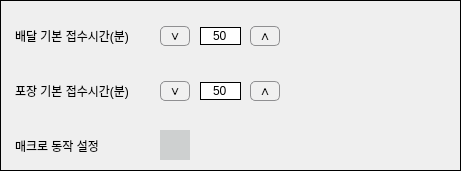
     <widget class="QFrame" name="Setting_frame">
      <property name="geometry">
       <rect>
        <x>43</x>
        <y>350</y>
        <width>461</width>
        <height>171</height>
       </rect>
      </property>
      <property name="font">
       <font>
        <family>Arial</family>
       </font>
      </property>
      <property name="styleSheet">
       <string notr="true">border: 1px solid black;</string>
      </property>
      <property name="frameShape">
       <enum>QFrame::Shape::Box</enum>
      </property>
      <property name="frameShadow">
       <enum>QFrame::Shadow::Plain</enum>
      </property>
      <widget class="QFrame" name="frame_timeset1">
       <property name="geometry">
        <rect>
         <x>5</x>
         <y>10</y>
         <width>453</width>
         <height>50</height>
        </rect>
       </property>
       <property name="sizePolicy">
        <sizepolicy hsizetype="Minimum" vsizetype="Minimum">
         <horstretch>0</horstretch>
         <verstretch>0</verstretch>
        </sizepolicy>
       </property>
       <property name="font">
        <font>
         <family>Arial</family>
        </font>
       </property>
       <property name="styleSheet">
        <string notr="true">border:none;</string>
       </property>
       <property name="frameShape">
        <enum>QFrame::Shape::NoFrame</enum>
       </property>
       <property name="frameShadow">
        <enum>QFrame::Shadow::Plain</enum>
       </property>
       <widget class="QLabel" name="label_timeset1">
        <property name="geometry">
         <rect>
          <x>10</x>
          <y>10</y>
          <width>131</width>
          <height>31</height>
         </rect>
        </property>
        <property name="font">
         <font>
          <family>Arial</family>
          <pointsize>9</pointsize>
         </font>
        </property>
        <property name="text">
         <string>배달 기본 접수시간(분)</string>
        </property>
       </widget>
       <widget class="QFrame" name="verticalFrame_entry1">
        <property name="geometry">
         <rect>
          <x>190</x>
          <y>0</y>
          <width>51</width>
          <height>51</height>
         </rect>
        </property>
        <property name="font">
         <font>
          <family>Arial</family>
         </font>
        </property>
        <layout class="QVBoxLayout" name="verticalLayout_7" stretch="0,1,0">
         <property name="spacing">
          <number>0</number>
         </property>
         <property name="sizeConstraint">
          <enum>QLayout::SizeConstraint::SetDefaultConstraint</enum>
         </property>
         <property name="leftMargin">
          <number>5</number>
         </property>
         <property name="topMargin">
          <number>5</number>
         </property>
         <property name="rightMargin">
          <number>5</number>
         </property>
         <property name="bottomMargin">
          <number>5</number>
         </property>
         <item>
          <spacer name="verticalSpacer4">
           <property name="font">
            <font>
             <family>Arial</family>
            </font>
           </property>
           <property name="orientation">
            <enum>Qt::Orientation::Vertical</enum>
           </property>
           <property name="sizeType">
            <enum>QSizePolicy::Policy::Expanding</enum>
           </property>
           <property name="sizeHint" stdset="0">
            <size>
             <width>20</width>
             <height>10</height>
            </size>
           </property>
          </spacer>
         </item>
         <item>
          <widget class="QLineEdit" name="entry1">
           <property name="font">
            <font>
             <family>Arial</family>
             <pointsize>9</pointsize>
            </font>
           </property>
           <property name="styleSheet">
            <string notr="true">border: 1px solid black;</string>
           </property>
           <property name="text">
            <string>50</string>
           </property>
           <property name="alignment">
            <set>Qt::AlignmentFlag::AlignCenter</set>
           </property>
           <property name="readOnly">
            <bool>true</bool>
           </property>
          </widget>
         </item>
         <item>
          <spacer name="verticalSpacer3">
           <property name="font">
            <font>
             <family>Arial</family>
            </font>
           </property>
           <property name="orientation">
            <enum>Qt::Orientation::Vertical</enum>
           </property>
           <property name="sizeType">
            <enum>QSizePolicy::Policy::Expanding</enum>
           </property>
           <property name="sizeHint" stdset="0">
            <size>
             <width>20</width>
             <height>10</height>
            </size>
           </property>
          </spacer>
         </item>
        </layout>
       </widget>
       <widget class="QFrame" name="verticalFrame_plus1">
        <property name="geometry">
         <rect>
          <x>240</x>
          <y>0</y>
          <width>41</width>
          <height>51</height>
         </rect>
        </property>
        <property name="sizePolicy">
         <sizepolicy hsizetype="Preferred" vsizetype="Preferred">
          <horstretch>0</horstretch>
          <verstretch>0</verstretch>
         </sizepolicy>
        </property>
        <property name="font">
         <font>
          <family>Arial</family>
         </font>
        </property>
        <layout class="QVBoxLayout" name="verticalLayout_9" stretch="0,1,0">
         <property name="spacing">
          <number>0</number>
         </property>
         <property name="sizeConstraint">
          <enum>QLayout::SizeConstraint::SetDefaultConstraint</enum>
         </property>
         <property name="leftMargin">
          <number>5</number>
         </property>
         <property name="topMargin">
          <number>5</number>
         </property>
         <property name="rightMargin">
          <number>5</number>
         </property>
         <property name="bottomMargin">
          <number>5</number>
         </property>
         <item>
          <spacer name="verticalSpacer5">
           <property name="font">
            <font>
             <family>Arial</family>
            </font>
           </property>
           <property name="orientation">
            <enum>Qt::Orientation::Vertical</enum>
           </property>
           <property name="sizeType">
            <enum>QSizePolicy::Policy::Expanding</enum>
           </property>
           <property name="sizeHint" stdset="0">
            <size>
             <width>20</width>
             <height>10</height>
            </size>
           </property>
          </spacer>
         </item>
         <item>
          <widget class="QPushButton" name="button_plus1">
           <property name="sizePolicy">
            <sizepolicy hsizetype="Minimum" vsizetype="Minimum">
             <horstretch>0</horstretch>
             <verstretch>0</verstretch>
            </sizepolicy>
           </property>
           <property name="maximumSize">
            <size>
             <width>30</width>
             <height>20</height>
            </size>
           </property>
           <property name="font">
            <font>
             <family>Arial</family>
             <pointsize>10</pointsize>
             <bold>false</bold>
             <hintingpreference>PreferVerticalHinting</hintingpreference>
            </font>
           </property>
           <property name="autoFillBackground">
            <bool>false</bool>
           </property>
           <property name="styleSheet">
            <string notr="true">QPushButton {
    border-radius: 5px;
    border: 1px solid #8f8f91;
    background-color: #f0f0f0;
    padding: 2px 4px;
}</string>
           </property>
           <property name="text">
            <string>∧</string>
           </property>
           <property name="icon">
            <iconset theme="QIcon::ThemeIcon::InsertText"/>
           </property>
           <property name="autoExclusive">
            <bool>false</bool>
           </property>
           <property name="default">
            <bool>false</bool>
           </property>
           <property name="flat">
            <bool>false</bool>
           </property>
          </widget>
         </item>
         <item>
          <spacer name="verticalSpacer6">
           <property name="font">
            <font>
             <family>Arial</family>
            </font>
           </property>
           <property name="orientation">
            <enum>Qt::Orientation::Vertical</enum>
           </property>
           <property name="sizeType">
            <enum>QSizePolicy::Policy::Expanding</enum>
           </property>
           <property name="sizeHint" stdset="0">
            <size>
             <width>20</width>
             <height>10</height>
            </size>
           </property>
          </spacer>
         </item>
        </layout>
       </widget>
       <widget class="QFrame" name="verticalFrame_minus1">
        <property name="geometry">
         <rect>
          <x>150</x>
          <y>0</y>
          <width>41</width>
          <height>51</height>
         </rect>
        </property>
        <property name="sizePolicy">
         <sizepolicy hsizetype="Preferred" vsizetype="Preferred">
          <horstretch>0</horstretch>
          <verstretch>0</verstretch>
         </sizepolicy>
        </property>
        <property name="font">
         <font>
          <family>Arial</family>
         </font>
        </property>
        <layout class="QVBoxLayout" name="verticalLayout_10" stretch="0,1,0">
         <property name="spacing">
          <number>0</number>
         </property>
         <property name="sizeConstraint">
          <enum>QLayout::SizeConstraint::SetDefaultConstraint</enum>
         </property>
         <property name="leftMargin">
          <number>5</number>
         </property>
         <property name="topMargin">
          <number>5</number>
         </property>
         <property name="rightMargin">
          <number>5</number>
         </property>
         <property name="bottomMargin">
          <number>5</number>
         </property>
         <item>
          <spacer name="verticalSpacer1">
           <property name="font">
            <font>
             <family>Arial</family>
            </font>
           </property>
           <property name="orientation">
            <enum>Qt::Orientation::Vertical</enum>
           </property>
           <property name="sizeType">
            <enum>QSizePolicy::Policy::Expanding</enum>
           </property>
           <property name="sizeHint" stdset="0">
            <size>
             <width>20</width>
             <height>10</height>
            </size>
           </property>
          </spacer>
         </item>
         <item>
          <widget class="QPushButton" name="button_minus1">
           <property name="sizePolicy">
            <sizepolicy hsizetype="Minimum" vsizetype="Minimum">
             <horstretch>0</horstretch>
             <verstretch>0</verstretch>
            </sizepolicy>
           </property>
           <property name="maximumSize">
            <size>
             <width>30</width>
             <height>20</height>
            </size>
           </property>
           <property name="font">
            <font>
             <family>Arial</family>
             <pointsize>10</pointsize>
             <bold>false</bold>
             <hintingpreference>PreferVerticalHinting</hintingpreference>
            </font>
           </property>
           <property name="autoFillBackground">
            <bool>false</bool>
           </property>
           <property name="styleSheet">
            <string notr="true">QPushButton {
    border-radius: 5px;
    border: 1px solid #8f8f91;
    background-color: #f0f0f0;
    padding: 2px 4px;
}</string>
           </property>
           <property name="text">
            <string>∨</string>
           </property>
           <property name="icon">
            <iconset theme="QIcon::ThemeIcon::InsertText"/>
           </property>
           <property name="autoExclusive">
            <bool>false</bool>
           </property>
           <property name="default">
            <bool>false</bool>
           </property>
           <property name="flat">
            <bool>false</bool>
           </property>
          </widget>
         </item>
         <item>
          <spacer name="verticalSpacer2">
           <property name="font">
            <font>
             <family>Arial</family>
            </font>
           </property>
           <property name="orientation">
            <enum>Qt::Orientation::Vertical</enum>
           </property>
           <property name="sizeType">
            <enum>QSizePolicy::Policy::Expanding</enum>
           </property>
           <property name="sizeHint" stdset="0">
            <size>
             <width>20</width>
             <height>10</height>
            </size>
           </property>
          </spacer>
         </item>
        </layout>
       </widget>
      </widget>
      <widget class="QFrame" name="frame_timeset2">
       <property name="geometry">
        <rect>
         <x>5</x>
         <y>65</y>
         <width>453</width>
         <height>50</height>
        </rect>
       </property>
       <property name="font">
        <font>
         <family>Arial</family>
        </font>
       </property>
       <property name="styleSheet">
        <string notr="true">border:none;</string>
       </property>
       <property name="frameShape">
        <enum>QFrame::Shape::NoFrame</enum>
       </property>
       <property name="frameShadow">
        <enum>QFrame::Shadow::Plain</enum>
       </property>
       <widget class="QLabel" name="label_timeset2">
        <property name="geometry">
         <rect>
          <x>10</x>
          <y>10</y>
          <width>131</width>
          <height>31</height>
         </rect>
        </property>
        <property name="font">
         <font>
          <family>Arial</family>
          <pointsize>9</pointsize>
         </font>
        </property>
        <property name="text">
         <string>포장 기본 접수시간(분)</string>
        </property>
       </widget>
       <widget class="QFrame" name="verticalFrame_plus2">
        <property name="geometry">
         <rect>
          <x>240</x>
          <y>0</y>
          <width>41</width>
          <height>51</height>
         </rect>
        </property>
        <property name="sizePolicy">
         <sizepolicy hsizetype="Preferred" vsizetype="Preferred">
          <horstretch>0</horstretch>
          <verstretch>0</verstretch>
         </sizepolicy>
        </property>
        <property name="font">
         <font>
          <family>Arial</family>
         </font>
        </property>
        <layout class="QVBoxLayout" name="verticalLayout_5" stretch="0,1,0">
         <property name="spacing">
          <number>0</number>
         </property>
         <property name="sizeConstraint">
          <enum>QLayout::SizeConstraint::SetDefaultConstraint</enum>
         </property>
         <property name="leftMargin">
          <number>5</number>
         </property>
         <property name="topMargin">
          <number>5</number>
         </property>
         <property name="rightMargin">
          <number>5</number>
         </property>
         <property name="bottomMargin">
          <number>5</number>
         </property>
         <item>
          <spacer name="verticalSpacer11">
           <property name="font">
            <font>
             <family>Arial</family>
            </font>
           </property>
           <property name="orientation">
            <enum>Qt::Orientation::Vertical</enum>
           </property>
           <property name="sizeType">
            <enum>QSizePolicy::Policy::Expanding</enum>
           </property>
           <property name="sizeHint" stdset="0">
            <size>
             <width>20</width>
             <height>10</height>
            </size>
           </property>
          </spacer>
         </item>
         <item>
          <widget class="QPushButton" name="Button_plus2">
           <property name="sizePolicy">
            <sizepolicy hsizetype="Minimum" vsizetype="Minimum">
             <horstretch>0</horstretch>
             <verstretch>0</verstretch>
            </sizepolicy>
           </property>
           <property name="maximumSize">
            <size>
             <width>30</width>
             <height>20</height>
            </size>
           </property>
           <property name="font">
            <font>
             <family>Arial</family>
             <pointsize>10</pointsize>
             <bold>false</bold>
             <hintingpreference>PreferVerticalHinting</hintingpreference>
            </font>
           </property>
           <property name="autoFillBackground">
            <bool>false</bool>
           </property>
           <property name="styleSheet">
            <string notr="true">QPushButton {
    border-radius: 5px;
    border: 1px solid #8f8f91;
    background-color: #f0f0f0;
    padding: 2px 4px;
}</string>
           </property>
           <property name="text">
            <string>∧</string>
           </property>
           <property name="icon">
            <iconset theme="QIcon::ThemeIcon::InsertText"/>
           </property>
           <property name="autoExclusive">
            <bool>false</bool>
           </property>
           <property name="default">
            <bool>false</bool>
           </property>
           <property name="flat">
            <bool>false</bool>
           </property>
          </widget>
         </item>
         <item>
          <spacer name="verticalSpacer12">
           <property name="font">
            <font>
             <family>Arial</family>
            </font>
           </property>
           <property name="orientation">
            <enum>Qt::Orientation::Vertical</enum>
           </property>
           <property name="sizeType">
            <enum>QSizePolicy::Policy::Expanding</enum>
           </property>
           <property name="sizeHint" stdset="0">
            <size>
             <width>20</width>
             <height>10</height>
            </size>
           </property>
          </spacer>
         </item>
        </layout>
       </widget>
       <widget class="QFrame" name="verticalFrame_entry2">
        <property name="geometry">
         <rect>
          <x>190</x>
          <y>0</y>
          <width>51</width>
          <height>51</height>
         </rect>
        </property>
        <property name="font">
         <font>
          <family>Arial</family>
         </font>
        </property>
        <layout class="QVBoxLayout" name="verticalLayout_8" stretch="0,1,0">
         <property name="spacing">
          <number>0</number>
         </property>
         <property name="sizeConstraint">
          <enum>QLayout::SizeConstraint::SetDefaultConstraint</enum>
         </property>
         <property name="leftMargin">
          <number>5</number>
         </property>
         <property name="topMargin">
          <number>5</number>
         </property>
         <property name="rightMargin">
          <number>5</number>
         </property>
         <property name="bottomMargin">
          <number>5</number>
         </property>
         <item>
          <spacer name="verticalSpacer9">
           <property name="font">
            <font>
             <family>Arial</family>
            </font>
           </property>
           <property name="orientation">
            <enum>Qt::Orientation::Vertical</enum>
           </property>
           <property name="sizeType">
            <enum>QSizePolicy::Policy::Expanding</enum>
           </property>
           <property name="sizeHint" stdset="0">
            <size>
             <width>20</width>
             <height>10</height>
            </size>
           </property>
          </spacer>
         </item>
         <item>
          <widget class="QLineEdit" name="enrty2">
           <property name="font">
            <font>
             <family>Arial</family>
             <pointsize>9</pointsize>
            </font>
           </property>
           <property name="styleSheet">
            <string notr="true">border: 1px solid black;</string>
           </property>
           <property name="text">
            <string>50</string>
           </property>
           <property name="alignment">
            <set>Qt::AlignmentFlag::AlignCenter</set>
           </property>
           <property name="readOnly">
            <bool>true</bool>
           </property>
          </widget>
         </item>
         <item>
          <spacer name="verticalSpacer10">
           <property name="font">
            <font>
             <family>Arial</family>
            </font>
           </property>
           <property name="orientation">
            <enum>Qt::Orientation::Vertical</enum>
           </property>
           <property name="sizeType">
            <enum>QSizePolicy::Policy::Expanding</enum>
           </property>
           <property name="sizeHint" stdset="0">
            <size>
             <width>20</width>
             <height>10</height>
            </size>
           </property>
          </spacer>
         </item>
        </layout>
       </widget>
       <widget class="QFrame" name="verticalFrame_minus2">
        <property name="geometry">
         <rect>
          <x>150</x>
          <y>0</y>
          <width>41</width>
          <height>51</height>
         </rect>
        </property>
        <property name="sizePolicy">
         <sizepolicy hsizetype="Preferred" vsizetype="Preferred">
          <horstretch>0</horstretch>
          <verstretch>0</verstretch>
         </sizepolicy>
        </property>
        <property name="font">
         <font>
          <family>Arial</family>
         </font>
        </property>
        <layout class="QVBoxLayout" name="verticalLayout_11" stretch="0,1,0">
         <property name="spacing">
          <number>0</number>
         </property>
         <property name="sizeConstraint">
          <enum>QLayout::SizeConstraint::SetDefaultConstraint</enum>
         </property>
         <property name="leftMargin">
          <number>5</number>
         </property>
         <property name="topMargin">
          <number>5</number>
         </property>
         <property name="rightMargin">
          <number>5</number>
         </property>
         <property name="bottomMargin">
          <number>5</number>
         </property>
         <item>
          <spacer name="verticalSpacer7">
           <property name="font">
            <font>
             <family>Arial</family>
            </font>
           </property>
           <property name="orientation">
            <enum>Qt::Orientation::Vertical</enum>
           </property>
           <property name="sizeType">
            <enum>QSizePolicy::Policy::Expanding</enum>
           </property>
           <property name="sizeHint" stdset="0">
            <size>
             <width>20</width>
             <height>10</height>
            </size>
           </property>
          </spacer>
         </item>
         <item>
          <widget class="QPushButton" name="button_minus2">
           <property name="sizePolicy">
            <sizepolicy hsizetype="Minimum" vsizetype="Minimum">
             <horstretch>0</horstretch>
             <verstretch>0</verstretch>
            </sizepolicy>
           </property>
           <property name="maximumSize">
            <size>
             <width>30</width>
             <height>20</height>
            </size>
           </property>
           <property name="font">
            <font>
             <family>Arial</family>
             <pointsize>10</pointsize>
             <bold>false</bold>
             <hintingpreference>PreferVerticalHinting</hintingpreference>
            </font>
           </property>
           <property name="autoFillBackground">
            <bool>false</bool>
           </property>
           <property name="styleSheet">
            <string notr="true">QPushButton {
    border-radius: 5px;
    border: 1px solid #8f8f91;
    background-color: #f0f0f0;
    padding: 2px 4px;
}</string>
           </property>
           <property name="text">
            <string>∨</string>
           </property>
           <property name="icon">
            <iconset theme="QIcon::ThemeIcon::InsertText"/>
           </property>
           <property name="autoExclusive">
            <bool>false</bool>
           </property>
           <property name="default">
            <bool>false</bool>
           </property>
           <property name="flat">
            <bool>false</bool>
           </property>
          </widget>
         </item>
         <item>
          <spacer name="verticalSpacer8">
           <property name="font">
            <font>
             <family>Arial</family>
            </font>
           </property>
           <property name="orientation">
            <enum>Qt::Orientation::Vertical</enum>
           </property>
           <property name="sizeType">
            <enum>QSizePolicy::Policy::Expanding</enum>
           </property>
           <property name="sizeHint" stdset="0">
            <size>
             <width>20</width>
             <height>10</height>
            </size>
           </property>
          </spacer>
         </item>
        </layout>
       </widget>
      </widget>
      <widget class="QFrame" name="frame_timeset3">
       <property name="geometry">
        <rect>
         <x>5</x>
         <y>120</y>
         <width>453</width>
         <height>50</height>
        </rect>
       </property>
       <property name="font">
        <font>
         <family>Arial</family>
        </font>
       </property>
       <property name="styleSheet">
        <string notr="true">border:none;</string>
       </property>
       <property name="frameShape">
        <enum>QFrame::Shape::NoFrame</enum>
       </property>
       <property name="frameShadow">
        <enum>QFrame::Shadow::Plain</enum>
       </property>
       <widget class="QLabel" name="label_timeset3">
        <property name="geometry">
         <rect>
          <x>10</x>
          <y>10</y>
          <width>91</width>
          <height>31</height>
         </rect>
        </property>
        <property name="font">
         <font>
          <family>Arial</family>
          <pointsize>9</pointsize>
         </font>
        </property>
        <property name="text">
         <string>매크로 동작 설정</string>
        </property>
       </widget>
       <widget class="QFrame" name="frame_setting_icon">
        <property name="geometry">
         <rect>
          <x>155</x>
          <y>10</y>
          <width>30</width>
          <height>30</height>
         </rect>
        </property>
        <property name="font">
         <font>
          <family>Arial</family>
         </font>
        </property>
        <property name="styleSheet">
         <string notr="true">background:rgb(206, 208, 208)</string>
        </property>
        <property name="frameShape">
         <enum>QFrame::Shape::NoFrame</enum>
        </property>
        <property name="frameShadow">
         <enum>QFrame::Shadow::Plain</enum>
        </property>
       </widget>
      </widget>
     </widget>
